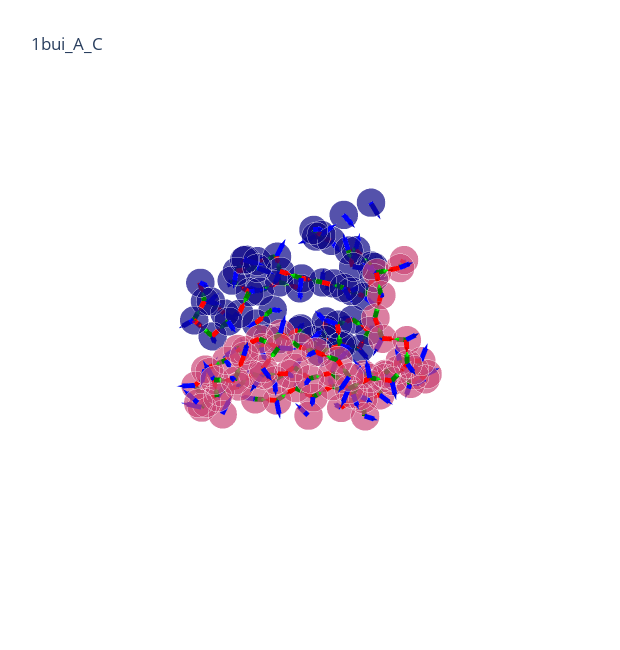

The cell this chart's notebook holds for it:
### Code cell
transform = Compose([
    PDBToPyGPretransform(),
    DDGLabelPretransform()
])
data = transform(PPIFORMER_TEST_DATA_DIR / '1bui_A_C.pdb')
print(data)
plot_data(data)

### Figure 1 — Plotly figure (JSON) as saved in the notebook; plotly's stock layout.template omitted (floating-point values rounded to 4 significant figures; data arrays with more than 128 entries replaced by an {"elided": "..."} marker saying what was removed)
{"data": [{"hoverinfo": "text+x+y+z", "marker": {"color": {"elided": "124x4 float values"}, "opacity": 0.7, "size": [20, 20, 20, 20, 20, 20, 20, 20, 20, 20, 20, 20, 20, 20, 20, 20, 20, 20, 20, 20, 20, 20, 20, 20, 20, 20, 20, 20, 20, 20, 20, 20, 20, 20, 20, 20, 20, 20, 20, 20, 20, 20, 20, 20, 20, 20, 20, 20, 20, 20, 20, 20, 20, 20, 20, 20, 20, 20, 20, 20, 20, 20, 20, 20, 20, 20, 20, 20, 20, 20, 20, 20, 20, 20, 20, 20, 20, 20, 20, 20, 20, 20, 20, 20, 20, 20, 20, 20, 20, 20, 20, 20, 20, 20, 20, 20, 20, 20, 20, 20, 20, 20, 20, 20, 20, 20, 20, 20, 20, 20, 20, 20, 20, 20, 20, 20, 20, 20, 20, 20, 20, 20, 20, 20], "symbol": "circle"}, "mode": "markers", "text": ["A:VAL:17", "A:ALA:55", "A:ALA:56", "A:HIS:57", "A:GLU:60", "A:LEU:90", "A:GLU:91", "A:PRO:92", "A:THR:93", "A:ARG:94", "A:LYS:101", "A:ASP:102", "A:ILE:103", "A:GLN:145", "A:ASN:165", "A:VAL:167", "A:CYS:168", "A:ASN:169", "A:ARG:170", "A:TYR:170:A", "A:GLU:170:B", "A:PHE:171", "A:LEU:172", "A:ASN:173", "A:GLY:174", "A:ARG:175", "A:VAL:176", "A:GLN:177", "A:SER:178", "A:THR:179", "A:GLU:180", "A:ALA:186", "A:ASP:189", "A:SER:190", "A:CYS:191", "A:GLN:192", "A:VAL:212", "A:THR:213", "A:SER:214", "A:TRP:215", "A:GLY:216", "A:LEU:217", "A:GLY:219", "A:CYS:220", "A:ALA:221", "A:ARG:221:A", "A:PRO:222", "A:ASN:223", "A:LYS:224", "A:PRO:225", "A:VAL:227", "A:TYR:228", "A:VAL:229", "A:ARG:233", "A:PHE:234", "C:ALA:15", "C:SER:16", "C:TYR:17", "C:PHE:18", "C:GLU:19", "C:PRO:20", "C:THR:21", "C:GLY:22", "C:PRO:23", "C:TYR:24", "C:LEU:25", "C:MET:26", "C:VAL:27", "C:ASN:28", "C:VAL:29", "C:THR:30", "C:GLY:31", "C:VAL:32", "C:ASP:33", "C:GLY:36", "C:ASN:37", "C:GLU:38", "C:LEU:39", "C:LEU:40", "C:SER:41", "C:PRO:42", "C:HIS:43", "C:TYR:44", "C:VAL:45", "C:GLU:46", "C:PHE:47", "C:ALA:67", "C:LEU:68", "C:ASP:69", "C:ALA:70", "C:THR:71", "C:ALA:72", "C:TYR:73", "C:LYS:74", "C:GLU:75", "C:PHE:76", "C:LYS:86", "C:GLU:88", "C:VAL:89", "C:THR:90", "C:TYR:91", "C:TYR:92", "C:ASP:93", "C:LYS:94", "C:LYS:97", "C:LYS:98", "C:GLU:99", "C:GLU:100", "C:THR:101", "C:LYS:102", "C:HIS:119", "C:ILE:120", "C:LYS:121", "C:ASN:122", "C:PRO:123", "C:GLY:124", "C:PHE:125", "C:ASN:126", "C:LEU:127", "C:ILE:128", "C:THR:129", "C:LYS:130", "C:ILE:133", "C:LYS:135"], "type": "scatter3d", "x": [49.05, 67.44, 70.73, 69.28, 72.74, 75.68, 75.11, 78.42, 76.92, 74.79, 71.38, 68.99, 69.67, 48.06, 57.59, 52.98, 54.42, 56.97, 54.11, 53.73, 50.68, 52.41, 56.18, 57.34, 60.27, 61.99, 61.6, 64.76, 64.6, 65.88, 62.78, 43.32, 50.45, 53.77, 55.44, 58.36, 62.52, 60.57, 62.62, 60.91, 57.92, 56.34, 54.37, 52.29, 49.02, 48.62, 46.89, 48.79, 51.84, 52.53, 58.78, 60.64, 64.06, 68.21, 70.27, 47.35, 50.7, 53.63, 55.22, 56.68, 58.29, 55.89, 57.28, 59.16, 62.01, 64.76, 64.89, 68.27, 67.97, 71.25, 73.19, 76.87, 78.71, 82.21, 79.3, 80.03, 78.03, 79.9, 77.26, 73.46, 72.73, 69.13, 67.4, 67.46, 65.35, 66.56, 73.56, 76.39, 77.76, 74.41, 74.85, 78.64, 80.0, 83, 84.08, 83.62, 66.9, 61.92, 58.86, 55.27, 52.02, 48.37, 47.22, 43.76, 42.55, 45.55, 48.9, 51.96, 55.54, 58.03, 48.86, 51.12, 52.03, 55.09, 56.28, 59.34, 62.05, 63.39, 67.0, 67.51, 70.81, 73.83, 82.02, 85.85], "y": [15.56, 11.06, 12.94, 16.23, 17.67, 9.933, 9.687, 11.15, 13.46, 15.15, 13.56, 13.51, 9.871, 20.58, 13.48, 15.58, 16.9, 19.05, 20.94, 24.65, 24.23, 21.58, 21.46, 23.35, 21.13, 20.97, 17.19, 15.5, 12.08, 10.68, 11.75, 18.42, 14.13, 13.54, 16.42, 17.49, 7.887, 10.92, 13.98, 17.32, 19.23, 22.66, 22.78, 19.86, 18.72, 21.96, 21.45, 21.06, 20.53, 16.78, 14.61, 11.36, 10.01, 4.802, 3.946, 27.82, 29.54, 27.2, 29.67, 29.98, 32.96, 35.9, 37.54, 36.26, 33.95, 32.01, 28.42, 26.67, 22.84, 21.58, 18.31, 19.25, 16.36, 16.01, 12.73, 11.3, 12.94, 14.83, 17.06, 17.15, 20.48, 20.96, 23.46, 27.12, 29.99, 33.51, 27.47, 24.94, 26.8, 26.51, 22.73, 22.21, 25.56, 27.09, 23.69, 23.24, 24.95, 28.05, 29.53, 28.19, 29.82, 29.76, 32.19, 33.38, 29.88, 27.53, 27.12, 28.91, 27.71, 30.43, 36.1, 35.03, 36.68, 34.5, 32.69, 30.5, 30.77, 27.2, 26.24, 22.52, 21.29, 19.22, 21.51, 21.41], "z": [63.59, 60.16, 60.01, 61.29, 64.47, 58.76, 55.0, 53.6, 50.91, 53.57, 52.66, 55.72, 56.67, 66.96, 42.98, 41.36, 44.63, 42.85, 41.2, 42.0, 44.25, 46.3, 46.97, 43.87, 42.92, 46.33, 46.37, 45.15, 43.48, 46.72, 48.67, 52.36, 58.67, 60.42, 62.25, 64.47, 56.84, 58.1, 57.2, 56.55, 55.32, 55.0, 58.26, 59.49, 57.95, 56.01, 52.63, 49.38, 51.54, 51.92, 52.61, 53.24, 52.28, 47.22, 50.33, 58.76, 59.21, 58.56, 56.13, 52.59, 50.8, 50.79, 47.65, 44.55, 45.47, 43.67, 45.04, 44.75, 44.75, 43.26, 43.71, 43.89, 42.16, 40.75, 37.76, 41.23, 43.97, 46.63, 48.24, 48.3, 50.12, 51.25, 48.98, 49.98, 48.71, 48.1, 49.34, 49.32, 52.35, 54.1, 54.01, 53.91, 55.17, 53.38, 52.11, 48.35, 34.65, 35.22, 37.0, 37.05, 37.97, 37.03, 34.37, 35.39, 32.29, 32.14, 33.83, 32.48, 33.05, 32.18, 38.75, 41.57, 44.87, 45.46, 42.33, 42.71, 40.08, 40.58, 39.75, 39.83, 38.31, 39.23, 42.8, 47.49]}, {"hoverinfo": "text", "line": {"color": [], "width": 10}, "mode": "lines", "text": [], "type": "scatter3d", "x": [], "y": [], "z": []}, {"hoverinfo": "text", "line": {"color": "red", "width": 10}, "mode": "lines", "text": {"elided": "372 str values"}, "type": "scatter3d", "x": {"elided": "372 float values"}, "y": {"elided": "372 float values"}, "z": {"elided": "372 float values"}}, {"colorscale": [[0, "rgb(255,0,0)"], [1, "rgb(255,0,0)"]], "hoverinfo": "u+v+w+text", "showlegend": false, "showscale": false, "sizemode": "absolute", "text": ["sequence_neighbour_vector_n_to_c", "sequence_neighbour_vector_n_to_c", "sequence_neighbour_vector_n_to_c", "sequence_neighbour_vector_n_to_c", "sequence_neighbour_vector_n_to_c", "sequence_neighbour_vector_n_to_c", "sequence_neighbour_vector_n_to_c", "sequence_neighbour_vector_n_to_c", "sequence_neighbour_vector_n_to_c", "sequence_neighbour_vector_n_to_c", "sequence_neighbour_vector_n_to_c", "sequence_neighbour_vector_n_to_c", "sequence_neighbour_vector_n_to_c", "sequence_neighbour_vector_n_to_c", "sequence_neighbour_vector_n_to_c", "sequence_neighbour_vector_n_to_c", "sequence_neighbour_vector_n_to_c", "sequence_neighbour_vector_n_to_c", "sequence_neighbour_vector_n_to_c", "sequence_neighbour_vector_n_to_c", "sequence_neighbour_vector_n_to_c", "sequence_neighbour_vector_n_to_c", "sequence_neighbour_vector_n_to_c", "sequence_neighbour_vector_n_to_c", "sequence_neighbour_vector_n_to_c", "sequence_neighbour_vector_n_to_c", "sequence_neighbour_vector_n_to_c", "sequence_neighbour_vector_n_to_c", "sequence_neighbour_vector_n_to_c", "sequence_neighbour_vector_n_to_c", "sequence_neighbour_vector_n_to_c", "sequence_neighbour_vector_n_to_c", "sequence_neighbour_vector_n_to_c", "sequence_neighbour_vector_n_to_c", "sequence_neighbour_vector_n_to_c", "sequence_neighbour_vector_n_to_c", "sequence_neighbour_vector_n_to_c", "sequence_neighbour_vector_n_to_c", "sequence_neighbour_vector_n_to_c", "sequence_neighbour_vector_n_to_c", "sequence_neighbour_vector_n_to_c", "sequence_neighbour_vector_n_to_c", "sequence_neighbour_vector_n_to_c", "sequence_neighbour_vector_n_to_c", "sequence_neighbour_vector_n_to_c", "sequence_neighbour_vector_n_to_c", "sequence_neighbour_vector_n_to_c", "sequence_neighbour_vector_n_to_c", "sequence_neighbour_vector_n_to_c", "sequence_neighbour_vector_n_to_c", "sequence_neighbour_vector_n_to_c", "sequence_neighbour_vector_n_to_c", "sequence_neighbour_vector_n_to_c", "sequence_neighbour_vector_n_to_c", "sequence_neighbour_vector_n_to_c", "sequence_neighbour_vector_n_to_c", "sequence_neighbour_vector_n_to_c", "sequence_neighbour_vector_n_to_c", "sequence_neighbour_vector_n_to_c", "sequence_neighbour_vector_n_to_c", "sequence_neighbour_vector_n_to_c", "sequence_neighbour_vector_n_to_c", "sequence_neighbour_vector_n_to_c", "sequence_neighbour_vector_n_to_c", "sequence_neighbour_vector_n_to_c", "sequence_neighbour_vector_n_to_c", "sequence_neighbour_vector_n_to_c", "sequence_neighbour_vector_n_to_c", "sequence_neighbour_vector_n_to_c", "sequence_neighbour_vector_n_to_c", "sequence_neighbour_vector_n_to_c", "sequence_neighbour_vector_n_to_c", "sequence_neighbour_vector_n_to_c", "sequence_neighbour_vector_n_to_c", "sequence_neighbour_vector_n_to_c", "sequence_neighbour_vector_n_to_c", "sequence_neighbour_vector_n_to_c", "sequence_neighbour_vector_n_to_c", "sequence_neighbour_vector_n_to_c", "sequence_neighbour_vector_n_to_c", "sequence_neighbour_vector_n_to_c", "sequence_neighbour_vector_n_to_c", "sequence_neighbour_vector_n_to_c", "sequence_neighbour_vector_n_to_c", "sequence_neighbour_vector_n_to_c", "sequence_neighbour_vector_n_to_c", "sequence_neighbour_vector_n_to_c", "sequence_neighbour_vector_n_to_c", "sequence_neighbour_vector_n_to_c", "sequence_neighbour_vector_n_to_c", "sequence_neighbour_vector_n_to_c", "sequence_neighbour_vector_n_to_c", "sequence_neighbour_vector_n_to_c", "sequence_neighbour_vector_n_to_c", "sequence_neighbour_vector_n_to_c", "sequence_neighbour_vector_n_to_c", "sequence_neighbour_vector_n_to_c", "sequence_neighbour_vector_n_to_c", "sequence_neighbour_vector_n_to_c", "sequence_neighbour_vector_n_to_c", "sequence_neighbour_vector_n_to_c", "sequence_neighbour_vector_n_to_c", "sequence_neighbour_vector_n_to_c", "sequence_neighbour_vector_n_to_c", "sequence_neighbour_vector_n_to_c", "sequence_neighbour_vector_n_to_c", "sequence_neighbour_vector_n_to_c", "sequence_neighbour_vector_n_to_c", "sequence_neighbour_vector_n_to_c", "sequence_neighbour_vector_n_to_c", "sequence_neighbour_vector_n_to_c", "sequence_neighbour_vector_n_to_c", "sequence_neighbour_vector_n_to_c", "sequence_neighbour_vector_n_to_c", "sequence_neighbour_vector_n_to_c", "sequence_neighbour_vector_n_to_c", "sequence_neighbour_vector_n_to_c", "sequence_neighbour_vector_n_to_c", "sequence_neighbour_vector_n_to_c", "sequence_neighbour_vector_n_to_c", "sequence_neighbour_vector_n_to_c", "sequence_neighbour_vector_n_to_c", "sequence_neighbour_vector_n_to_c", "sequence_neighbour_vector_n_to_c"], "type": "cone", "u": [0, 0.8674, -0.3803, 0, 0, -0.1513, 0.8532, -0.3911, -0.5594, 0, -0.6159, 0.1777, 0, 0, 0, 0.3774, 0.674, -0.7527, -0.1002, -0.799, 0.4598, 0.9843, 0.3054, 0.7722, 0.4496, -0.1019, 0.8343, -0.04152, 0.3394, -0.8132, 0, 0, 0.8732, 0.4391, 0.765, 0, -0.5102, 0.5412, -0.4496, -0.7958, -0.4175, 0, -0.548, -0.8633, -0.1039, -0.4515, 0.5008, 0.8071, 0.1804, 0, 0.4887, 0.9008, 0, 0.5382, 0, 0.8835, 0.77, 0.4186, 0.3799, 0.4205, -0.6327, 0.3655, 0.4894, 0.7531, 0.7206, 0.03377, 0.8855, -0.07819, 0.8581, 0.5087, 0.9682, 0.4799, 0.9234, 0, 0.1913, -0.5311, 0.497, -0.6921, -0.9996, -0.1887, -0.946, -0.4548, 0.01607, -0.5584, 0.3183, 0, 0.7445, 0.3616, -0.884, 0.1147, 0.9906, 0.3551, 0.7878, 0.2842, -0.1188, 0, 0, -0.7972, -0.9365, -0.8664, -0.9689, -0.3031, -0.911, 0, 0.7862, 0.8881, 0.8075, 0.9379, 0.6581, 0, 0.5989, 0.2389, 0.8046, 0.3126, 0.8089, 0.717, 0.3488, 0.9431, 0.1346, 0.8603, 0.7996, 0, 0, 0], "v": [0, 0.4961, 0.8623, 0, 0, -0.0645, 0.3758, 0.6003, 0.4434, 0, -0.01418, -0.9517, 0, 0, 0, 0.3444, 0.5694, 0.4963, 0.9728, -0.11, -0.7028, -0.0316, 0.4968, -0.584, -0.04321, -0.9948, -0.4477, -0.8972, -0.3724, 0.2796, 0, 0, -0.1549, 0.7582, 0.2791, 0, 0.7941, 0.8064, 0.8769, 0.5092, 0.9048, 0, -0.7709, -0.3005, 0.8535, -0.1354, -0.1029, -0.1402, -0.9786, 0, -0.8567, -0.3541, 0, -0.2237, 0, 0.4536, -0.6151, 0.6466, 0.07943, 0.7778, 0.7744, 0.4312, -0.3325, -0.611, -0.5082, -0.9332, -0.4582, -0.9969, -0.331, -0.8528, 0.2454, -0.7525, -0.09139, 0, -0.3727, 0.4362, 0.5013, 0.5859, 0.02418, 0.8622, 0.1246, 0.6591, 0.9646, 0.7581, 0.9341, 0, -0.6676, 0.4886, -0.07672, -0.9931, -0.1347, 0.8752, 0.4003, -0.8981, -0.1159, 0, 0, 0.3856, -0.3506, 0.4348, -0.01404, 0.6411, 0.3126, 0, -0.6166, -0.107, 0.4705, -0.3127, 0.7174, 0, -0.2839, 0.4339, -0.5729, -0.4743, -0.5793, 0.0702, -0.928, -0.252, -0.9907, -0.32, -0.5488, 0, 0, 0], "w": [0, -0.03903, 0.3344, 0, 0, -0.9864, -0.3617, -0.6976, 0.7003, 0, 0.7877, 0.2502, 0, 0, 0, 0.8596, -0.4707, -0.4327, 0.2089, 0.5912, 0.5428, 0.1739, -0.8124, -0.2501, 0.8922, 0.009216, -0.3218, -0.4397, 0.8638, 0.5105, 0, 0, 0.4621, 0.482, 0.5805, 0, 0.3302, -0.2383, -0.1702, -0.3278, -0.08346, 0, 0.3247, -0.4054, -0.5107, -0.8819, -0.8594, 0.5736, 0.09909, 0, 0.1647, -0.2514, 0, 0.8126, 0, 0.1171, -0.1696, -0.6377, -0.9216, -0.4672, -0.002898, -0.8249, -0.8062, 0.2439, -0.4717, 0.3577, -0.07702, 0.0002606, -0.3926, 0.1183, 0.04819, -0.451, -0.3727, 0, 0.908, 0.7264, 0.7083, 0.4216, 0.01682, 0.4702, 0.2994, -0.599, 0.2632, -0.3369, -0.1614, 0, -0.003953, 0.794, 0.4611, -0.02363, -0.02537, 0.3284, -0.468, -0.3355, -0.9861, 0, 0, 0.4646, 0.01174, 0.2457, -0.2469, -0.7051, 0.2689, 0, -0.04057, 0.4471, -0.3557, 0.1503, -0.2285, 0, 0.7488, 0.8687, 0.1561, -0.823, 0.1004, -0.6935, 0.1307, -0.217, 0.02021, -0.3969, 0.2438, 0, 0, 0], "x": [49.05, 68.72, 70.17, 69.28, 72.74, 75.46, 76.36, 77.85, 76.09, 74.79, 70.47, 69.25, 69.67, 48.06, 57.59, 53.54, 55.41, 55.87, 53.96, 52.55, 51.35, 53.86, 56.63, 58.48, 60.93, 61.84, 62.83, 64.7, 65.1, 64.68, 62.78, 43.32, 51.74, 54.41, 56.56, 58.36, 61.77, 61.37, 61.96, 59.74, 57.31, 56.34, 53.56, 51.02, 48.86, 47.96, 47.63, 49.98, 52.11, 52.53, 59.5, 61.96, 64.06, 69.0, 70.27, 48.65, 51.83, 54.24, 55.78, 57.3, 57.36, 56.43, 58.0, 60.27, 63.06, 64.81, 66.2, 68.16, 69.24, 71.99, 74.62, 77.58, 80.07, 82.21, 79.58, 79.25, 78.76, 78.88, 75.79, 73.18, 71.34, 68.46, 67.43, 66.64, 65.82, 66.56, 74.66, 76.92, 76.47, 74.58, 76.31, 79.16, 81.15, 83.42, 83.9, 83.62, 66.9, 60.75, 57.49, 54.0, 50.6, 47.92, 45.88, 43.76, 43.7, 46.86, 50.09, 53.34, 56.51, 58.03, 49.74, 51.47, 53.21, 55.55, 57.47, 60.39, 62.57, 64.78, 67.2, 68.77, 71.98, 73.83, 82.02, 85.85], "y": [15.56, 11.79, 14.21, 16.23, 17.67, 9.838, 10.24, 12.03, 14.11, 15.15, 13.54, 12.11, 9.871, 20.58, 13.48, 16.09, 17.73, 19.78, 22.37, 24.49, 23.19, 21.53, 22.19, 22.49, 21.07, 19.51, 16.53, 14.18, 11.54, 11.1, 11.75, 18.42, 13.9, 14.66, 16.83, 17.49, 9.054, 12.11, 15.27, 18.07, 20.56, 22.66, 21.65, 19.42, 19.97, 21.77, 21.29, 20.85, 19.09, 16.78, 13.36, 10.84, 10.01, 4.473, 3.946, 28.49, 28.64, 28.16, 29.79, 31.12, 34.1, 36.53, 37.05, 35.36, 33.21, 30.64, 27.74, 25.2, 22.35, 20.33, 18.67, 18.14, 16.22, 16.01, 12.18, 11.94, 13.68, 15.69, 17.1, 18.42, 20.67, 21.93, 24.87, 28.23, 31.36, 33.51, 26.49, 25.66, 26.69, 25.05, 22.53, 23.5, 26.15, 25.77, 23.52, 23.24, 24.95, 28.62, 29.02, 28.83, 29.8, 30.71, 32.65, 33.38, 28.98, 27.37, 27.81, 28.45, 28.77, 30.43, 35.68, 35.67, 35.84, 33.8, 31.84, 30.61, 29.41, 26.83, 24.78, 22.05, 20.48, 19.22, 21.51, 21.41], "z": [63.59, 60.1, 60.5, 61.29, 64.47, 57.31, 54.47, 52.57, 51.94, 53.57, 53.82, 56.09, 56.67, 66.96, 42.98, 42.62, 43.94, 42.21, 41.51, 42.87, 45.05, 46.56, 45.77, 43.51, 44.24, 46.34, 45.89, 44.5, 44.75, 47.47, 48.67, 52.36, 59.35, 61.13, 63.11, 64.47, 57.33, 57.75, 56.95, 56.07, 55.2, 55.0, 58.73, 58.89, 57.2, 54.71, 51.37, 50.22, 51.69, 51.92, 52.86, 52.87, 52.28, 48.41, 50.33, 58.94, 58.96, 57.63, 54.78, 51.91, 50.8, 49.58, 46.47, 44.91, 44.78, 44.19, 44.93, 44.75, 44.17, 43.43, 43.78, 43.23, 41.61, 40.75, 39.09, 42.3, 45.01, 47.25, 48.26, 48.99, 50.56, 50.37, 49.37, 49.49, 48.47, 48.1, 49.33, 50.49, 53.02, 54.06, 53.97, 54.39, 54.48, 52.89, 50.66, 48.35, 34.65, 35.9, 37.02, 37.41, 37.6, 36.0, 34.76, 35.39, 32.23, 32.79, 33.3, 32.7, 32.71, 32.18, 39.85, 42.84, 45.1, 44.25, 42.48, 41.69, 40.27, 40.26, 39.78, 39.24, 38.66, 39.23, 42.8, 47.49]}, {"hoverinfo": "text", "line": {"color": "green", "width": 10}, "mode": "lines", "text": {"elided": "372 str values"}, "type": "scatter3d", "x": {"elided": "372 float values"}, "y": {"elided": "372 float values"}, "z": {"elided": "372 float values"}}, {"colorscale": [[0, "rgb(0,255,0)"], [1, "rgb(0,255,0)"]], "hoverinfo": "u+v+w+text", "showlegend": false, "showscale": false, "sizemode": "absolute", "text": ["sequence_neighbour_vector_c_to_n", "sequence_neighbour_vector_c_to_n", "sequence_neighbour_vector_c_to_n", "sequence_neighbour_vector_c_to_n", "sequence_neighbour_vector_c_to_n", "sequence_neighbour_vector_c_to_n", "sequence_neighbour_vector_c_to_n", "sequence_neighbour_vector_c_to_n", "sequence_neighbour_vector_c_to_n", "sequence_neighbour_vector_c_to_n", "sequence_neighbour_vector_c_to_n", "sequence_neighbour_vector_c_to_n", "sequence_neighbour_vector_c_to_n", "sequence_neighbour_vector_c_to_n", "sequence_neighbour_vector_c_to_n", "sequence_neighbour_vector_c_to_n", "sequence_neighbour_vector_c_to_n", "sequence_neighbour_vector_c_to_n", "sequence_neighbour_vector_c_to_n", "sequence_neighbour_vector_c_to_n", "sequence_neighbour_vector_c_to_n", "sequence_neighbour_vector_c_to_n", "sequence_neighbour_vector_c_to_n", "sequence_neighbour_vector_c_to_n", "sequence_neighbour_vector_c_to_n", "sequence_neighbour_vector_c_to_n", "sequence_neighbour_vector_c_to_n", "sequence_neighbour_vector_c_to_n", "sequence_neighbour_vector_c_to_n", "sequence_neighbour_vector_c_to_n", "sequence_neighbour_vector_c_to_n", "sequence_neighbour_vector_c_to_n", "sequence_neighbour_vector_c_to_n", "sequence_neighbour_vector_c_to_n", "sequence_neighbour_vector_c_to_n", "sequence_neighbour_vector_c_to_n", "sequence_neighbour_vector_c_to_n", "sequence_neighbour_vector_c_to_n", "sequence_neighbour_vector_c_to_n", "sequence_neighbour_vector_c_to_n", "sequence_neighbour_vector_c_to_n", "sequence_neighbour_vector_c_to_n", "sequence_neighbour_vector_c_to_n", "sequence_neighbour_vector_c_to_n", "sequence_neighbour_vector_c_to_n", "sequence_neighbour_vector_c_to_n", "sequence_neighbour_vector_c_to_n", "sequence_neighbour_vector_c_to_n", "sequence_neighbour_vector_c_to_n", "sequence_neighbour_vector_c_to_n", "sequence_neighbour_vector_c_to_n", "sequence_neighbour_vector_c_to_n", "sequence_neighbour_vector_c_to_n", "sequence_neighbour_vector_c_to_n", "sequence_neighbour_vector_c_to_n", "sequence_neighbour_vector_c_to_n", "sequence_neighbour_vector_c_to_n", "sequence_neighbour_vector_c_to_n", "sequence_neighbour_vector_c_to_n", "sequence_neighbour_vector_c_to_n", "sequence_neighbour_vector_c_to_n", "sequence_neighbour_vector_c_to_n", "sequence_neighbour_vector_c_to_n", "sequence_neighbour_vector_c_to_n", "sequence_neighbour_vector_c_to_n", "sequence_neighbour_vector_c_to_n", "sequence_neighbour_vector_c_to_n", "sequence_neighbour_vector_c_to_n", "sequence_neighbour_vector_c_to_n", "sequence_neighbour_vector_c_to_n", "sequence_neighbour_vector_c_to_n", "sequence_neighbour_vector_c_to_n", "sequence_neighbour_vector_c_to_n", "sequence_neighbour_vector_c_to_n", "sequence_neighbour_vector_c_to_n", "sequence_neighbour_vector_c_to_n", "sequence_neighbour_vector_c_to_n", "sequence_neighbour_vector_c_to_n", "sequence_neighbour_vector_c_to_n", "sequence_neighbour_vector_c_to_n", "sequence_neighbour_vector_c_to_n", "sequence_neighbour_vector_c_to_n", "sequence_neighbour_vector_c_to_n", "sequence_neighbour_vector_c_to_n", "sequence_neighbour_vector_c_to_n", "sequence_neighbour_vector_c_to_n", "sequence_neighbour_vector_c_to_n", "sequence_neighbour_vector_c_to_n", "sequence_neighbour_vector_c_to_n", "sequence_neighbour_vector_c_to_n", "sequence_neighbour_vector_c_to_n", "sequence_neighbour_vector_c_to_n", "sequence_neighbour_vector_c_to_n", "sequence_neighbour_vector_c_to_n", "sequence_neighbour_vector_c_to_n", "sequence_neighbour_vector_c_to_n", "sequence_neighbour_vector_c_to_n", "sequence_neighbour_vector_c_to_n", "sequence_neighbour_vector_c_to_n", "sequence_neighbour_vector_c_to_n", "sequence_neighbour_vector_c_to_n", "sequence_neighbour_vector_c_to_n", "sequence_neighbour_vector_c_to_n", "sequence_neighbour_vector_c_to_n", "sequence_neighbour_vector_c_to_n", "sequence_neighbour_vector_c_to_n", "sequence_neighbour_vector_c_to_n", "sequence_neighbour_vector_c_to_n", "sequence_neighbour_vector_c_to_n", "sequence_neighbour_vector_c_to_n", "sequence_neighbour_vector_c_to_n", "sequence_neighbour_vector_c_to_n", "sequence_neighbour_vector_c_to_n", "sequence_neighbour_vector_c_to_n", "sequence_neighbour_vector_c_to_n", "sequence_neighbour_vector_c_to_n", "sequence_neighbour_vector_c_to_n", "sequence_neighbour_vector_c_to_n", "sequence_neighbour_vector_c_to_n", "sequence_neighbour_vector_c_to_n", "sequence_neighbour_vector_c_to_n", "sequence_neighbour_vector_c_to_n", "sequence_neighbour_vector_c_to_n", "sequence_neighbour_vector_c_to_n"], "type": "cone", "u": [0, 0, -0.8674, 0.3803, 0, 0, 0.1513, -0.8532, 0.3911, 0.5594, 0, 0.6159, -0.1777, 0, 0, 0, -0.3774, -0.674, 0.7527, 0.1002, 0.799, -0.4598, -0.9843, -0.3054, -0.7722, -0.4496, 0.1019, -0.8343, 0.04152, -0.3394, 0.8132, 0, 0, -0.8732, -0.4391, -0.765, 0, 0.5102, -0.5412, 0.4496, 0.7958, 0.4175, 0, 0.548, 0.8633, 0.1039, 0.4515, -0.5008, -0.8071, -0.1804, 0, -0.4887, -0.9008, 0, -0.5382, 0, -0.8835, -0.77, -0.4186, -0.3799, -0.4205, 0.6327, -0.3655, -0.4894, -0.7531, -0.7206, -0.03377, -0.8855, 0.07819, -0.8581, -0.5087, -0.9682, -0.4799, -0.9234, 0, -0.1913, 0.5311, -0.497, 0.6921, 0.9996, 0.1887, 0.946, 0.4548, -0.01607, 0.5584, -0.3183, 0, -0.7445, -0.3616, 0.884, -0.1147, -0.9906, -0.3551, -0.7878, -0.2842, 0.1188, 0, 0, 0.7972, 0.9365, 0.8664, 0.9689, 0.3031, 0.911, 0, -0.7862, -0.8881, -0.8075, -0.9379, -0.6581, 0, -0.5989, -0.2389, -0.8046, -0.3126, -0.8089, -0.717, -0.3488, -0.9431, -0.1346, -0.8603, -0.7996, 0, 0], "v": [0, 0, -0.4961, -0.8623, 0, 0, 0.0645, -0.3758, -0.6003, -0.4434, 0, 0.01418, 0.9517, 0, 0, 0, -0.3444, -0.5694, -0.4963, -0.9728, 0.11, 0.7028, 0.0316, -0.4968, 0.584, 0.04321, 0.9948, 0.4477, 0.8972, 0.3724, -0.2796, 0, 0, 0.1549, -0.7582, -0.2791, 0, -0.7941, -0.8064, -0.8769, -0.5092, -0.9048, 0, 0.7709, 0.3005, -0.8535, 0.1354, 0.1029, 0.1402, 0.9786, 0, 0.8567, 0.3541, 0, 0.2237, 0, -0.4536, 0.6151, -0.6466, -0.07943, -0.7778, -0.7744, -0.4312, 0.3325, 0.611, 0.5082, 0.9332, 0.4582, 0.9969, 0.331, 0.8528, -0.2454, 0.7525, 0.09139, 0, 0.3727, -0.4362, -0.5013, -0.5859, -0.02418, -0.8622, -0.1246, -0.6591, -0.9646, -0.7581, -0.9341, 0, 0.6676, -0.4886, 0.07672, 0.9931, 0.1347, -0.8752, -0.4003, 0.8981, 0.1159, 0, 0, -0.3856, 0.3506, -0.4348, 0.01404, -0.6411, -0.3126, 0, 0.6166, 0.107, -0.4705, 0.3127, -0.7174, 0, 0.2839, -0.4339, 0.5729, 0.4743, 0.5793, -0.0702, 0.928, 0.252, 0.9907, 0.32, 0.5488, 0, 0], "w": [0, 0, 0.03903, -0.3344, 0, 0, 0.9864, 0.3617, 0.6976, -0.7003, 0, -0.7877, -0.2502, 0, 0, 0, -0.8596, 0.4707, 0.4327, -0.2089, -0.5912, -0.5428, -0.1739, 0.8124, 0.2501, -0.8922, -0.009216, 0.3218, 0.4397, -0.8638, -0.5105, 0, 0, -0.4621, -0.482, -0.5805, 0, -0.3302, 0.2383, 0.1702, 0.3278, 0.08346, 0, -0.3247, 0.4054, 0.5107, 0.8819, 0.8594, -0.5736, -0.09909, 0, -0.1647, 0.2514, 0, -0.8126, 0, -0.1171, 0.1696, 0.6377, 0.9216, 0.4672, 0.002898, 0.8249, 0.8062, -0.2439, 0.4717, -0.3577, 0.07702, -0.0002606, 0.3926, -0.1183, -0.04819, 0.451, 0.3727, 0, -0.908, -0.7264, -0.7083, -0.4216, -0.01682, -0.4702, -0.2994, 0.599, -0.2632, 0.3369, 0.1614, 0, 0.003953, -0.794, -0.4611, 0.02363, 0.02537, -0.3284, 0.468, 0.3355, 0.9861, 0, 0, -0.4646, -0.01174, -0.2457, 0.2469, 0.7051, -0.2689, 0, 0.04057, -0.4471, 0.3557, -0.1503, 0.2285, 0, -0.7488, -0.8687, -0.1561, 0.823, -0.1004, 0.6935, -0.1307, 0.217, -0.02021, 0.3969, -0.2438, 0, 0], "x": [49.05, 67.44, 69.46, 69.84, 72.74, 75.68, 75.33, 77.17, 77.49, 75.61, 71.38, 69.89, 69.4, 48.06, 57.59, 52.98, 53.87, 55.98, 55.22, 53.88, 51.85, 51.74, 54.73, 56.9, 59.14, 61.33, 61.75, 63.53, 64.66, 65.38, 63.97, 43.32, 50.45, 52.48, 54.79, 57.24, 62.52, 61.32, 61.83, 61.57, 59.09, 56.95, 54.37, 53.1, 50.29, 48.77, 47.56, 48.05, 50.66, 52.27, 58.78, 59.92, 62.74, 68.21, 69.48, 47.35, 49.4, 52.49, 54.61, 56.12, 57.67, 56.82, 56.75, 58.44, 60.9, 63.7, 64.84, 66.97, 68.09, 69.98, 72.45, 75.45, 78.01, 80.85, 79.3, 79.75, 78.81, 79.17, 78.28, 74.93, 73.01, 70.52, 68.07, 67.44, 66.17, 66.09, 73.56, 75.29, 77.23, 75.71, 74.68, 77.18, 79.47, 81.84, 83.66, 83.8, 66.9, 61.92, 60.03, 56.65, 53.3, 49.79, 47.67, 45.1, 42.55, 44.39, 47.6, 50.78, 54.16, 57.06, 48.86, 50.24, 51.67, 53.91, 55.82, 58.15, 61.0, 62.88, 65.62, 67.31, 69.54, 72.65, 82.02, 85.85], "y": [15.56, 11.06, 12.21, 14.96, 17.67, 9.933, 9.782, 10.6, 12.58, 14.5, 13.56, 13.53, 11.27, 20.58, 13.48, 15.58, 16.39, 18.21, 20.21, 23.22, 24.39, 22.61, 21.5, 22.62, 21.99, 21.03, 18.65, 16.16, 13.4, 11.23, 11.34, 18.42, 14.13, 13.77, 15.31, 17.08, 7.887, 9.755, 12.8, 16.03, 18.49, 21.33, 22.78, 20.99, 19.16, 20.71, 21.64, 21.21, 20.73, 18.22, 14.61, 12.62, 10.53, 4.802, 4.275, 27.82, 28.87, 28.11, 28.72, 29.86, 31.81, 34.76, 36.9, 36.75, 34.85, 32.76, 29.79, 27.34, 24.31, 22.07, 19.57, 18.88, 17.46, 16.15, 12.73, 11.85, 12.3, 14.09, 16.2, 17.12, 19.22, 20.77, 22.49, 25.7, 28.87, 32.14, 27.47, 25.92, 26.08, 26.62, 24.19, 22.41, 24.27, 26.5, 25.01, 23.41, 24.95, 28.05, 28.96, 28.7, 29.18, 29.78, 31.25, 32.92, 29.88, 28.43, 27.28, 28.21, 28.17, 29.38, 36.1, 35.45, 36.04, 35.34, 33.39, 31.36, 30.67, 28.57, 26.61, 23.97, 21.76, 20.02, 21.51, 21.41], "z": [63.59, 60.16, 60.07, 60.8, 64.47, 58.76, 56.45, 54.13, 51.93, 52.54, 52.66, 54.56, 56.31, 66.96, 42.98, 41.36, 43.37, 43.54, 41.84, 41.69, 43.38, 45.5, 46.71, 45.07, 43.29, 45.02, 46.35, 45.62, 44.12, 45.45, 47.92, 52.36, 58.67, 59.74, 61.54, 63.62, 56.84, 57.62, 57.55, 56.8, 55.8, 55.13, 58.26, 59.01, 58.54, 56.76, 53.93, 50.64, 50.7, 51.78, 52.61, 53.0, 52.65, 47.22, 49.13, 58.76, 59.04, 58.81, 57.07, 53.95, 51.49, 50.8, 48.87, 45.74, 45.12, 44.36, 44.52, 44.86, 44.75, 43.83, 43.53, 43.82, 42.82, 41.3, 37.76, 39.9, 42.9, 45.59, 47.62, 48.27, 49.42, 50.81, 49.86, 49.59, 49.2, 48.33, 49.34, 49.33, 51.18, 53.42, 54.04, 53.95, 54.68, 54.07, 52.6, 49.8, 34.65, 35.22, 36.32, 37.03, 37.61, 37.4, 35.41, 35.0, 32.29, 32.2, 33.17, 33.0, 32.83, 32.52, 38.75, 40.47, 43.59, 45.23, 43.54, 42.56, 41.1, 40.39, 40.07, 39.8, 38.89, 38.87, 42.8, 47.49]}, {"hoverinfo": "text", "line": {"color": "blue", "width": 10}, "mode": "lines", "text": {"elided": "372 str values"}, "type": "scatter3d", "x": {"elided": "372 float values"}, "y": {"elided": "372 float values"}, "z": {"elided": "372 float values"}}, {"colorscale": [[0, "rgb(0,0,255)"], [1, "rgb(0,0,255)"]], "hoverinfo": "u+v+w+text", "showlegend": false, "showscale": false, "sizemode": "absolute", "text": ["virtual_c_beta_vector", "virtual_c_beta_vector", "virtual_c_beta_vector", "virtual_c_beta_vector", "virtual_c_beta_vector", "virtual_c_beta_vector", "virtual_c_beta_vector", "virtual_c_beta_vector", "virtual_c_beta_vector", "virtual_c_beta_vector", "virtual_c_beta_vector", "virtual_c_beta_vector", "virtual_c_beta_vector", "virtual_c_beta_vector", "virtual_c_beta_vector", "virtual_c_beta_vector", "virtual_c_beta_vector", "virtual_c_beta_vector", "virtual_c_beta_vector", "virtual_c_beta_vector", "virtual_c_beta_vector", "virtual_c_beta_vector", "virtual_c_beta_vector", "virtual_c_beta_vector", "virtual_c_beta_vector", "virtual_c_beta_vector", "virtual_c_beta_vector", "virtual_c_beta_vector", "virtual_c_beta_vector", "virtual_c_beta_vector", "virtual_c_beta_vector", "virtual_c_beta_vector", "virtual_c_beta_vector", "virtual_c_beta_vector", "virtual_c_beta_vector", "virtual_c_beta_vector", "virtual_c_beta_vector", "virtual_c_beta_vector", "virtual_c_beta_vector", "virtual_c_beta_vector", "virtual_c_beta_vector", "virtual_c_beta_vector", "virtual_c_beta_vector", "virtual_c_beta_vector", "virtual_c_beta_vector", "virtual_c_beta_vector", "virtual_c_beta_vector", "virtual_c_beta_vector", "virtual_c_beta_vector", "virtual_c_beta_vector", "virtual_c_beta_vector", "virtual_c_beta_vector", "virtual_c_beta_vector", "virtual_c_beta_vector", "virtual_c_beta_vector", "virtual_c_beta_vector", "virtual_c_beta_vector", "virtual_c_beta_vector", "virtual_c_beta_vector", "virtual_c_beta_vector", "virtual_c_beta_vector", "virtual_c_beta_vector", "virtual_c_beta_vector", "virtual_c_beta_vector", "virtual_c_beta_vector", "virtual_c_beta_vector", "virtual_c_beta_vector", "virtual_c_beta_vector", "virtual_c_beta_vector", "virtual_c_beta_vector", "virtual_c_beta_vector", "virtual_c_beta_vector", "virtual_c_beta_vector", "virtual_c_beta_vector", "virtual_c_beta_vector", "virtual_c_beta_vector", "virtual_c_beta_vector", "virtual_c_beta_vector", "virtual_c_beta_vector", "virtual_c_beta_vector", "virtual_c_beta_vector", "virtual_c_beta_vector", "virtual_c_beta_vector", "virtual_c_beta_vector", "virtual_c_beta_vector", "virtual_c_beta_vector", "virtual_c_beta_vector", "virtual_c_beta_vector", "virtual_c_beta_vector", "virtual_c_beta_vector", "virtual_c_beta_vector", "virtual_c_beta_vector", "virtual_c_beta_vector", "virtual_c_beta_vector", "virtual_c_beta_vector", "virtual_c_beta_vector", "virtual_c_beta_vector", "virtual_c_beta_vector", "virtual_c_beta_vector", "virtual_c_beta_vector", "virtual_c_beta_vector", "virtual_c_beta_vector", "virtual_c_beta_vector", "virtual_c_beta_vector", "virtual_c_beta_vector", "virtual_c_beta_vector", "virtual_c_beta_vector", "virtual_c_beta_vector", "virtual_c_beta_vector", "virtual_c_beta_vector", "virtual_c_beta_vector", "virtual_c_beta_vector", "virtual_c_beta_vector", "virtual_c_beta_vector", "virtual_c_beta_vector", "virtual_c_beta_vector", "virtual_c_beta_vector", "virtual_c_beta_vector", "virtual_c_beta_vector", "virtual_c_beta_vector", "virtual_c_beta_vector", "virtual_c_beta_vector", "virtual_c_beta_vector", "virtual_c_beta_vector"], "type": "cone", "u": [0.1178, -1.327, 0.6269, -1.077, -1.06, 0.2054, -1.401, 0.8907, -0.5543, 0.341, -0.3117, -1.279, -0.3167, -0.3417, 1.501, -1.16, 0.5639, 1.188, -1.42, -0.3467, -1.394, 0.03089, 0.6456, -0.01606, 0.5028, -0.4838, -1.351, 1.343, 0.794, 1.357, 0.05885, -1.267, 0.2389, 1.238, -1.14, 0.2338, 1.616, -0.9233, 0.619, 1.012, -1.111, -0.384, -1.149, 0.2358, -0.7545, 1.021, -1.322, -0.3003, 0.2739, 0.04114, 0.9011, -0.9258, 1.284, -0.364, -0.3043, -0.7636, -0.07656, -0.1278, 0.7337, -0.9176, 0.9507, -0.02638, 0.7837, 0.271, -0.3203, 1.451, -1.375, 1.224, -1.473, 0.8809, -0.5068, 0.6252, -0.7365, 1.023, -0.6239, 1.316, -1.319, 1.115, 0.5874, -0.7305, 0.712, -0.5695, -1.359, 1.414, -1.47, 1.367, -0.8951, 1.137, 0.4498, -1.34, -0.5483, 0.58, -0.1622, 0.6961, -0.2353, -1.296, 0.2697, -0.4908, 0.05236, -0.1135, 0.1945, -1.098, 0.5199, -0.2366, -1.422, 0.3584, 0.2912, -0.06331, 0.2407, 0.03128, 0.3867, 0.9218, -0.847, 0.03124, -0.08587, -0.07066, 0.7498, -0.8242, 1.179, -1.308, 0.5962, 0.3421, -0.8825, 0.185], "v": [1.446, 0.7704, 0.2593, 0.7869, 1.001, 1.495, 0.1936, -0.8238, -0.5318, 1.344, -1.325, 0.7295, -0.9724, 0.8538, -0.3425, -0.8257, -0.7808, -0.538, -0.5681, 0.996, -0.5338, -1.406, -1.241, 1.416, 0.7009, 0.7618, -0.6643, -0.06785, -0.4437, 0.3744, 1.429, -0.8349, 1.373, -0.8472, 0.6523, 1.398, 0.01509, 0.136, -0.1872, 0.8529, -0.8951, 0.7221, 0.9064, -0.4377, -0.2804, 1.229, 0.5366, 1.294, 1.12, -1.01, 1.119, -1.186, -0.07141, 1.443, 0.9579, -0.2679, 1.15, -1.653, 0.8591, -0.7263, -0.02837, 1.002, 1.32, 0.7724, -0.7564, 0.5776, -0.7521, 0.7056, -0.6241, 1.095, -1.373, 0.8481, -0.8785, -1.093, -1.028, -0.4778, -0.51, 0.9183, 1.384, -1.418, 1.293, 0.0103, -0.2038, 0.464, -0.09596, 0.1558, -0.3345, -0.1606, 1.444, 0.4767, -0.7695, -1.061, 0.3721, 0.5682, -1.45, -0.6497, -1.268, -1.266, 1.557, -1.471, 1.517, -0.5147, 0.00969, 0.9987, -0.1796, -0.4342, -1.192, 1.485, -1.508, 1.46, -0.8507, -1.063, -0.1267, -0.4615, 0.5579, -1.191, 1.303, -1.161, 1.055, -0.8055, 1.053, -1.53, 0.1367, -1.427], "w": [-0.6877, -0.04493, -1.228, -0.6596, -0.4552, 0.3368, -0.8512, -0.7154, -1.337, -0.2886, -0.9428, 0.0278, -1.182, -1.266, -0.277, 0.4623, 1.038, -0.7934, -0.2663, -0.9912, -0.39, -0.4239, 0.306, 0.4193, -1.049, 1.246, -0.1525, 0.7545, -1.221, 0.4696, 0.5391, 0.2604, -0.6209, -0.5653, 0.7869, 0.5933, 0.01752, 1.293, -1.276, -0.6769, 0.4748, -1.369, -0.3796, 1.43, 1.208, -0.04538, -0.3441, -0.734, 0.9864, -1.134, -0.4353, 0.1869, 0.9472, -0.3202, 1.093, -1.296, 0.8938, 0.2061, 0.5636, -1.107, -1.188, 1.093, 0.1477, -1.316, 1.292, -0.5907, 0.114, 0.4331, -0.05221, -0.4795, -0.5368, 1.063, -1.028, 0.4252, -0.7977, 0.418, 0.5208, -0.5276, 0.3047, 0.0187, -0.3499, 1.46, -0.6499, 0.5505, 0.1894, -0.6422, -1.103, -1.09, -0.0001108, -0.5729, -1.19, -1.067, 1.288, 1.107, 0.7529, 0.01318, 0.7358, -0.6394, 0.2342, 0.05618, 0.1305, 0.9894, -1.457, 1.109, -0.6218, -1.454, 0.8546, -0.2872, -0.1198, 0.5079, -1.108, -0.4095, 1.245, 1.425, -1.443, 0.8507, -0.3548, -0.1516, 0.3481, 0.1533, -0.9563, -0.474, 1.301, 0.5226], "x": [49.23, 65.49, 71.66, 67.7, 71.18, 75.99, 73.05, 79.73, 76.1, 75.29, 70.92, 67.11, 69.2, 47.56, 59.8, 51.28, 55.25, 58.72, 52.02, 53.22, 48.63, 52.46, 57.13, 57.32, 61.01, 61.28, 59.62, 66.73, 65.77, 67.87, 62.86, 41.45, 50.8, 55.59, 53.76, 58.71, 64.9, 59.21, 63.53, 62.4, 56.29, 55.77, 52.68, 52.64, 47.91, 50.12, 44.95, 48.35, 52.25, 52.59, 60.1, 59.28, 65.95, 67.68, 69.82, 46.23, 50.59, 53.44, 56.3, 55.33, 59.69, 55.85, 58.44, 59.56, 61.53, 66.9, 62.87, 70.07, 65.81, 72.54, 72.45, 77.79, 77.63, 83.71, 78.38, 81.96, 76.09, 81.54, 78.12, 72.38, 73.77, 68.29, 65.41, 69.54, 63.19, 68.57, 72.25, 78.06, 78.43, 72.44, 74.04, 79.49, 79.76, 84.02, 83.73, 81.72, 67.3, 61.2, 58.94, 55.11, 52.31, 46.75, 47.99, 43.41, 40.46, 46.08, 49.33, 51.87, 55.89, 58.08, 49.43, 52.47, 50.78, 55.14, 56.16, 59.23, 63.16, 62.18, 68.74, 65.58, 71.68, 74.33, 80.72, 86.12], "y": [17.69, 12.19, 13.32, 17.38, 19.15, 12.13, 9.972, 9.937, 12.68, 17.13, 11.61, 14.58, 8.442, 21.83, 12.98, 14.37, 15.75, 18.26, 20.11, 26.11, 23.44, 19.51, 19.63, 25.43, 22.16, 22.09, 16.21, 15.4, 11.43, 11.23, 13.85, 17.2, 16.15, 12.3, 17.38, 19.55, 7.909, 11.12, 13.71, 18.57, 17.92, 23.72, 24.11, 19.22, 18.31, 23.77, 22.23, 22.96, 22.17, 15.3, 16.26, 9.615, 9.908, 6.923, 5.354, 27.43, 31.23, 24.77, 30.93, 28.91, 32.92, 37.37, 39.48, 37.39, 32.84, 32.86, 27.31, 27.7, 21.92, 23.19, 16.29, 20.49, 15.07, 14.4, 11.22, 10.6, 12.19, 16.18, 19.1, 15.07, 22.38, 20.97, 23.16, 27.8, 29.84, 33.74, 26.98, 24.7, 28.92, 27.21, 21.6, 20.65, 26.11, 27.92, 21.55, 22.29, 23.09, 26.19, 31.82, 26.03, 32.05, 29.01, 32.2, 34.84, 29.62, 26.89, 25.37, 31.09, 25.5, 32.58, 34.85, 33.47, 36.5, 33.82, 33.51, 28.75, 32.69, 25.5, 27.79, 21.33, 22.84, 16.97, 21.72, 19.31], "z": [62.58, 60.09, 58.21, 60.32, 63.8, 59.26, 53.75, 52.54, 48.94, 53.14, 51.28, 55.76, 54.94, 65.09, 42.57, 42.04, 46.16, 41.68, 40.81, 40.54, 43.68, 45.68, 47.42, 44.49, 41.38, 48.16, 46.14, 46.26, 41.68, 47.41, 49.46, 52.74, 57.75, 59.59, 63.41, 65.35, 56.87, 60.0, 55.32, 55.56, 56.02, 52.99, 57.7, 61.59, 59.72, 55.94, 52.13, 48.3, 52.99, 50.26, 51.97, 53.51, 53.68, 46.75, 51.93, 56.86, 60.52, 58.87, 56.96, 50.97, 49.06, 52.4, 47.87, 42.62, 47.37, 42.8, 45.21, 45.39, 44.68, 42.55, 42.92, 45.45, 40.65, 41.37, 36.59, 41.85, 44.73, 45.85, 48.68, 48.33, 49.6, 53.4, 48.03, 50.79, 48.99, 47.15, 47.71, 47.72, 52.35, 53.25, 52.26, 52.34, 57.06, 55.01, 53.22, 48.37, 35.73, 34.28, 37.35, 37.13, 38.16, 38.49, 32.23, 37.02, 31.38, 30.0, 35.08, 32.05, 32.87, 32.93, 37.12, 40.96, 46.7, 47.56, 40.21, 43.96, 39.56, 40.36, 40.26, 40.05, 36.9, 38.53, 44.71, 48.25]}], "layout": {"height": 650, "margin": {"t": 100}, "scene": {"xaxis": {"showbackground": false, "showgrid": false, "showline": false, "showticklabels": false, "title": {"text": ""}, "zeroline": false}, "yaxis": {"showbackground": false, "showgrid": false, "showline": false, "showticklabels": false, "title": {"text": ""}, "zeroline": false}, "zaxis": {"showbackground": false, "showgrid": false, "showline": false, "showticklabels": false, "title": {"text": ""}, "zeroline": false}}, "showlegend": false, "title": {"text": "1bui_A_C"}, "width": 620}}
